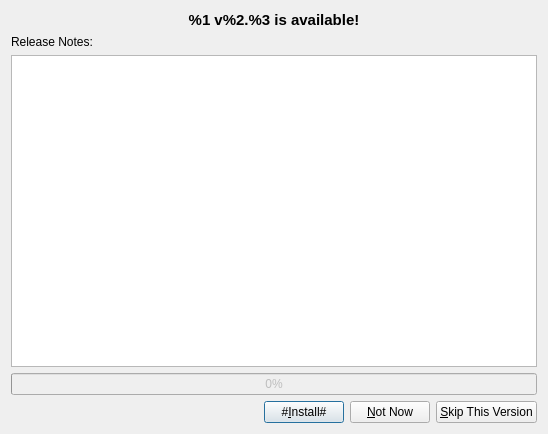
<?xml version="1.0" encoding="UTF-8"?>
<ui version="4.0">
 <class>UpdateDialog</class>
 <widget class="QDialog" name="UpdateDialog">
  <property name="geometry">
   <rect>
    <x>0</x>
    <y>0</y>
    <width>548</width>
    <height>434</height>
   </rect>
  </property>
  <property name="windowTitle">
   <string>Software update</string>
  </property>
  <layout class="QVBoxLayout" name="verticalLayout">
   <item>
    <widget class="QLabel" name="labelHeader">
     <property name="font">
      <font>
       <pointsize>11</pointsize>
       <bold>true</bold>
      </font>
     </property>
     <property name="text">
      <string>%1 v%2.%3 is available!</string>
     </property>
     <property name="alignment">
      <set>Qt::AlignCenter</set>
     </property>
    </widget>
   </item>
   <item>
    <widget class="QLabel" name="labelReleaseNotes">
     <property name="text">
      <string>Release Notes:</string>
     </property>
    </widget>
   </item>
   <item>
    <widget class="QTextBrowser" name="editReleaseNotes">
     <property name="focusPolicy">
      <enum>Qt::NoFocus</enum>
     </property>
     <property name="readOnly">
      <bool>true</bool>
     </property>
     <property name="openExternalLinks">
      <bool>true</bool>
     </property>
    </widget>
   </item>
   <item>
    <widget class="QProgressBar" name="progressBar">
     <property name="enabled">
      <bool>false</bool>
     </property>
     <property name="value">
      <number>0</number>
     </property>
    </widget>
   </item>
   <item>
    <layout class="QHBoxLayout" name="horizontalLayout">
     <item>
      <spacer name="horizontalSpacer">
       <property name="orientation">
        <enum>Qt::Horizontal</enum>
       </property>
       <property name="sizeHint" stdset="0">
        <size>
         <width>40</width>
         <height>10</height>
        </size>
       </property>
      </spacer>
     </item>
     <item>
      <widget class="QPushButton" name="buttonInstall">
       <property name="text">
        <string notr="true">#&amp;Install#</string>
       </property>
      </widget>
     </item>
     <item>
      <widget class="QPushButton" name="buttonNotNow">
       <property name="text">
        <string>&amp;Not Now</string>
       </property>
      </widget>
     </item>
     <item>
      <widget class="QPushButton" name="buttonSkip">
       <property name="text">
        <string>&amp;Skip This Version</string>
       </property>
      </widget>
     </item>
    </layout>
   </item>
  </layout>
  <action name="actionInstall">
   <property name="text">
    <string>&amp;Install</string>
   </property>
   <property name="iconText">
    <string notr="true">Install</string>
   </property>
   <property name="toolTip">
    <string notr="true">Install</string>
   </property>
  </action>
  <action name="actionNotNow">
   <property name="text">
    <string>&amp;Not Now</string>
   </property>
   <property name="iconText">
    <string notr="true">Skip</string>
   </property>
   <property name="toolTip">
    <string>Not now</string>
   </property>
  </action>
  <action name="actionSkip">
   <property name="text">
    <string notr="true">&amp;Skip</string>
   </property>
  </action>
 </widget>
 <tabstops>
  <tabstop>buttonInstall</tabstop>
  <tabstop>buttonNotNow</tabstop>
  <tabstop>editReleaseNotes</tabstop>
 </tabstops>
 <resources/>
 <connections>
  <connection>
   <sender>actionInstall</sender>
   <signal>triggered()</signal>
   <receiver>UpdateDialog</receiver>
   <slot>onActionInstall()</slot>
   <hints>
    <hint type="sourcelabel">
     <x>-1</x>
     <y>-1</y>
    </hint>
    <hint type="destinationlabel">
     <x>319</x>
     <y>239</y>
    </hint>
   </hints>
  </connection>
  <connection>
   <sender>actionNotNow</sender>
   <signal>triggered()</signal>
   <receiver>UpdateDialog</receiver>
   <slot>onActionNotNow()</slot>
   <hints>
    <hint type="sourcelabel">
     <x>-1</x>
     <y>-1</y>
    </hint>
    <hint type="destinationlabel">
     <x>319</x>
     <y>239</y>
    </hint>
   </hints>
  </connection>
  <connection>
   <sender>buttonInstall</sender>
   <signal>clicked()</signal>
   <receiver>actionInstall</receiver>
   <slot>trigger()</slot>
   <hints>
    <hint type="sourcelabel">
     <x>511</x>
     <y>458</y>
    </hint>
    <hint type="destinationlabel">
     <x>-1</x>
     <y>-1</y>
    </hint>
   </hints>
  </connection>
  <connection>
   <sender>buttonNotNow</sender>
   <signal>clicked()</signal>
   <receiver>actionNotNow</receiver>
   <slot>trigger()</slot>
   <hints>
    <hint type="sourcelabel">
     <x>592</x>
     <y>458</y>
    </hint>
    <hint type="destinationlabel">
     <x>-1</x>
     <y>-1</y>
    </hint>
   </hints>
  </connection>
  <connection>
   <sender>actionSkip</sender>
   <signal>triggered()</signal>
   <receiver>UpdateDialog</receiver>
   <slot>onActionSkip()</slot>
   <hints>
    <hint type="sourcelabel">
     <x>-1</x>
     <y>-1</y>
    </hint>
    <hint type="destinationlabel">
     <x>273</x>
     <y>216</y>
    </hint>
   </hints>
  </connection>
  <connection>
   <sender>buttonSkip</sender>
   <signal>clicked()</signal>
   <receiver>actionSkip</receiver>
   <slot>trigger()</slot>
   <hints>
    <hint type="sourcelabel">
     <x>490</x>
     <y>411</y>
    </hint>
    <hint type="destinationlabel">
     <x>-1</x>
     <y>-1</y>
    </hint>
   </hints>
  </connection>
 </connections>
 <slots>
  <slot>onActionInstall()</slot>
  <slot>onActionNotNow()</slot>
  <slot>onActionSkip()</slot>
 </slots>
</ui>
